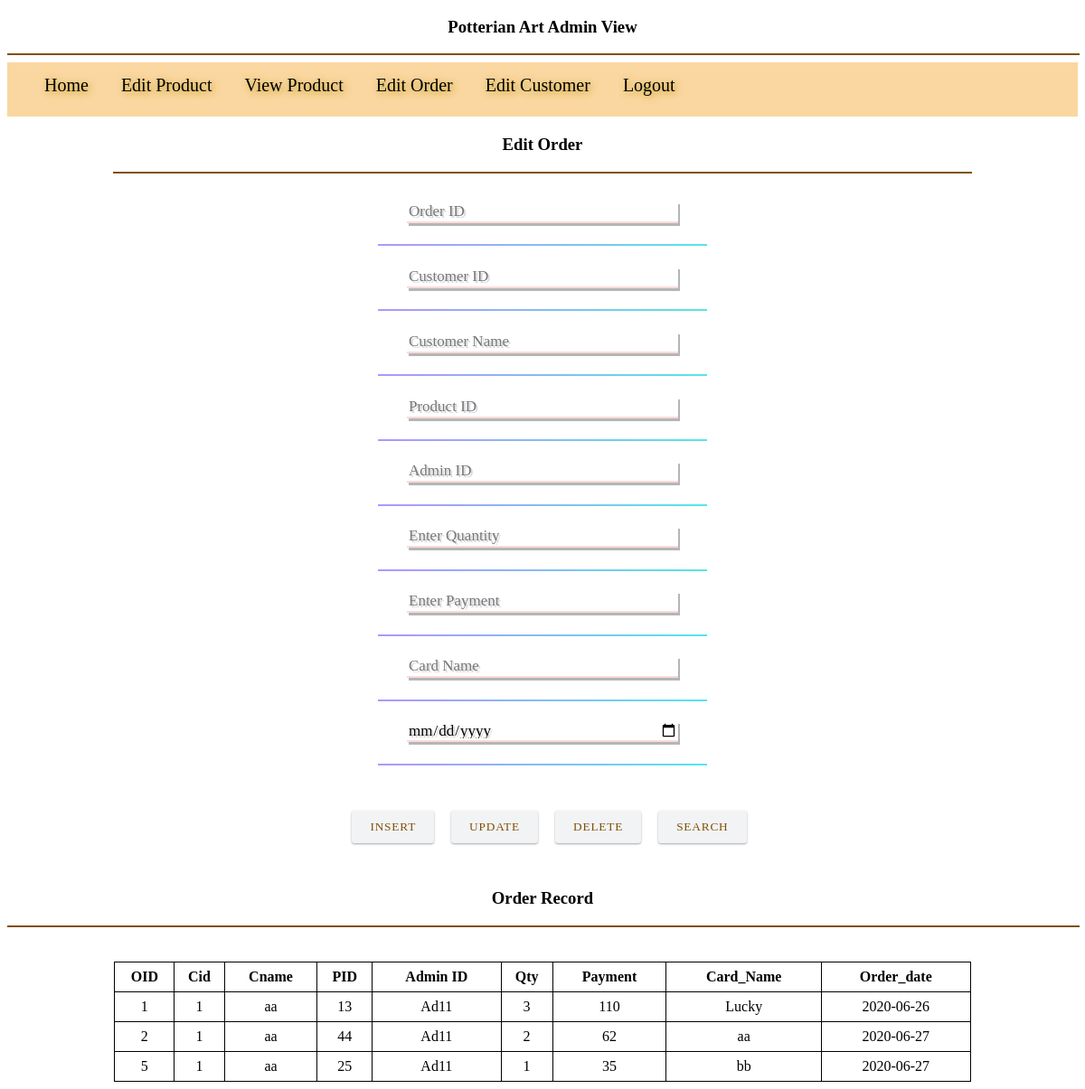
The app's page /viewo.php with its own data.
### tables this page shows
CREATE TABLE IF NOT EXISTS `order` (
`oid` int(11) NOT NULL,
  `cid` int(10) NOT NULL,
  `cname` text NOT NULL,
  `pid` int(11) NOT NULL,
  `id` varchar(11) NOT NULL,
  `qty` int(11) NOT NULL,
  `payment` int(10) NOT NULL,
  `card_name` varchar(11) NOT NULL,
  `order_date` date NOT NULL
);

### viewo.php (the view, shortened to what this page needs)
<?php
$oid="";
$cid="";
$cname="";
$pid="";
$id="";
$qty="";
$payment="";
$card_name="";
$order_date="";
?>
<!DOCTYPE html>
<html lang="en">
<head>
</head>
<body>
  	<h3 align="center">Potterian Art Admin View</h3>
  	<hr color=" #7e5109 " width="100%">
  <div class="form">
  <ul>
  <li>
  	  <a href="index.php">Home </a>
      <a href="admin_panel.php">Edit Product</a>
      <a href="admin_panel.php#viewp">View Product</a>
	  <a href="viewo.php">Edit Order</a>
	  <a href="customer.php">Edit Customer</a>
	  <a href="logout.php">Logout</a>
  </li>
</ul>
	</div>
<div class="wrapper">
	<h3 align="center">Edit Order</h3>
	<hr color="#7e5109" width="80%" align="center">
  <form method="post" action="">
   	<div class="webflow-style-input">
    <input type="text" placeholder="Order ID" name="oid" value="<?php echo $oid;?>">
  </div>
  	<div class="webflow-style-input">
    <input type="text" placeholder="Customer ID" name="cid" value="<?php echo $cid;?>">
  </div>
     	<div class="webflow-style-input">
    <input type="text" placeholder="Customer Name" name="cname" value="<?php echo $cname;?>">
  </div>
     	<div class="webflow-style-input">
    <input type="text" placeholder="Product ID" name="pid" value="<?php echo $pid;?>">
  </div>
  	<div class="webflow-style-input">
    <input type="text" placeholder="Admin ID" name="id" value="<?php echo $id;?>">
  </div>
     	<div class="webflow-style-input">
    <input type="text" placeholder="Enter Quantity" name="qty" value="<?php echo $qty;?>">
  </div>
     	<div class="webflow-style-input">
    <input type="text" placeholder="Enter Payment" name="payment" value="<?php echo $payment;?>">
  </div>
  	<div class="webflow-style-input">
    <input type="text" placeholder="Card Name" name="card_name" value="<?php echo $card_name;?>">
  </div>
     	<div class="webflow-style-input">
    <input type="date" placeholder="Enter Order-Date" name="order_date" value="<?php echo $order_date;?>">
  </div>
      <div class="btn-box">
       <button class="btn btn-submit" type="submit" name="insert">Insert</button>
      <button class="btn btn-update" type="submit" name="update">Update</button>
      <button class="btn btn-delete" type="submit" name="delete">Delete</button>
      <button class="btn btn-search" type="submit" name="search">Search</button>
    </div>
	</form>
    </div>
      <h3 id="viewo" align="center">Order Record</h3>
      <hr color=" #7e5109 " width="100%">
    <div class="ord">
<?php
    include 'DBConnect.php';
	$orview="SELECT * FROM `order`";
	echo "<table>";
	echo "<tr><th>OID</th><th>Cid</th><th>Cname</th><th>PID</th><th>Admin ID</th><th>Qty</th><th>Payment</th><th>Card_Name</th>
            <th>Order_date</th></tr>";
	 foreach ($conn -> query($orview) as $row)
	   {
	    echo "<tr>";
	    echo "<td>".$row['oid']."</td>";
	    echo "<td>".$row['cid']."</td>";
	    echo "<td>".$row['cname']."</td>";
	    echo "<td>".$row['pid']."</td>";
	    echo "<td>".$row['id']."</td>";
	    echo "<td>".$row['qty']."</td>";
	    echo "<td>".$row['payment']."</td>";
	    echo "<td>".$row['card_name']."</td>";
	    echo "<td>".$row['order_date']."</td>";
	    echo "</tr>";
	}
	echo "</table>";
	?>
	</div>
</body>
</html>

### viewo.php (style rules this page uses)
.form { width: 100%; height: 60px; float: left; background-color:#fad7a0; margin-bottom: 20px; }
ul { list-style-type: none; margin : 0; padding: 0; overflow: hidden; color:brown; }
li { float: left; padding-left: 25px; }
li a { display: inline-block; color: black ; text-align: center; padding: 14px 16px; text-decoration: none; font-size: 20px; font-family:serif; text-shadow:2px 2px 8px #b7950b ; }
.wrapper { width: 100%; }
.webflow-style-input input { flex-grow: 1; color:black; text-shadow: 2px 2px #d5d8dc ; font-size:17px; line-height:0.9rem; font-family: serif; vertical-align: middle; background-color: transparent; border-top-style: hidden; border-right-style: hidden; border-left-style: hidden; border-bottom-color: #fadbd8; box-shadow: 2px 3px #b3b6b7 ; }
.btn { background: #f2f3f4 ; color: #7e5109; border: none; padding: 10px 20px; border-radius: 3px; letter-spacing: 0.06em; text-transform: uppercase; text-decoration: none; outline: none; box-shadow: 0 1px 3px rgba(0, 0, 0, 0.12), 0 1px 2px rgba(0, 0, 0, 0.24); -webkit-transition: all 0.3s cubic-bezier(0.25, 0.8, 0.25, 1); transition: all 0.3s cubic-bezier(0.25, 0.8, 0.25, 1); font-family: serif; }
button { background:#fad7a0; color:#7e5109; margin-left:15px; }
.btn-box { text-align: center; margin: 50px 0; }
.ord { width: 100%; padding-top:30px; }
table { width:80%; margin:auto; }
table, th, td { text-align: center; border: 1px solid black; border-collapse: collapse; }
th,td { height:30px; }

### records on screen
order: oid "1", cid "1", cname "aa", pid "13", id "Ad11", qty "3", payment "110", card_name "Lucky", order_date "2020-06-26"
order: oid "2", cid "1", cname "aa", pid "44", id "Ad11", qty "2", payment "62", card_name "aa", order_date "2020-06-27"
order: oid "5", cid "1", cname "aa", pid "25", id "Ad11", qty "1", payment "35", card_name "bb", order_date "2020-06-27"
